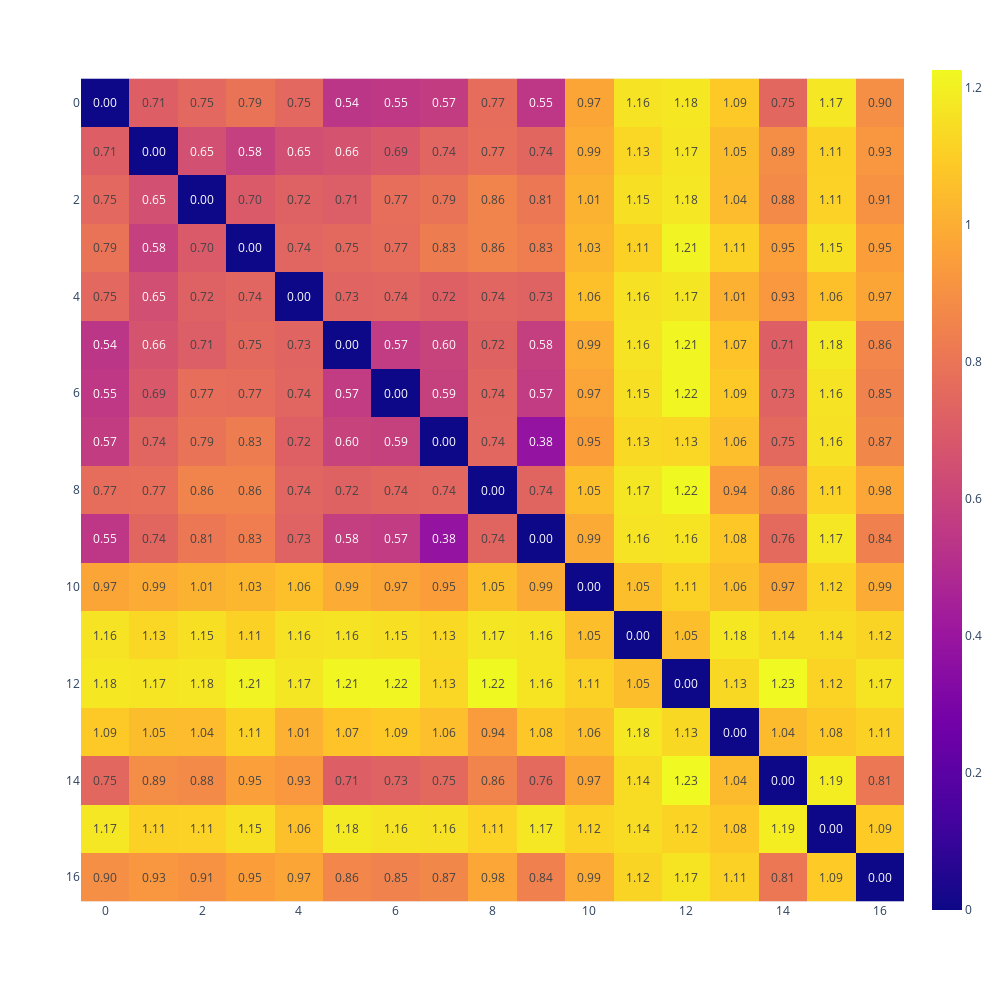

The code cell stored with this chart in its notebook:
### Code cell
ig.show()

### Figure 1 — Plotly figure (JSON) as saved in the notebook; plotly's stock layout.template omitted (floating-point values rounded to 4 significant figures; data arrays with more than 128 entries replaced by an {"elided": "..."} marker saying what was removed)
{"data": [{"coloraxis": "coloraxis", "hovertemplate": "x: %{x}<br>y: %{y}<br>color: %{z}<extra></extra>", "name": "0", "texttemplate": "%{z:.2f}", "type": "heatmap", "xaxis": "x", "yaxis": "y", "z": {"elided": "17x17 float values"}}], "layout": {"coloraxis": {"colorscale": [[0, "#0d0887"], [0.1111, "#46039f"], [0.2222, "#7201a8"], [0.3333, "#9c179e"], [0.4444, "#bd3786"], [0.5556, "#d8576b"], [0.6667, "#ed7953"], [0.7778, "#fb9f3a"], [0.8889, "#fdca26"], [1, "#f0f921"]]}, "height": 1000, "margin": {"t": 60}, "width": 1000, "xaxis": {"anchor": "y", "autorange": true, "constrain": "domain", "domain": [0, 1], "range": [-0.5, 16.5], "scaleanchor": "y"}, "yaxis": {"anchor": "x", "autorange": true, "constrain": "domain", "domain": [0.02151, 0.9785], "range": [16.5, -0.5]}}}
